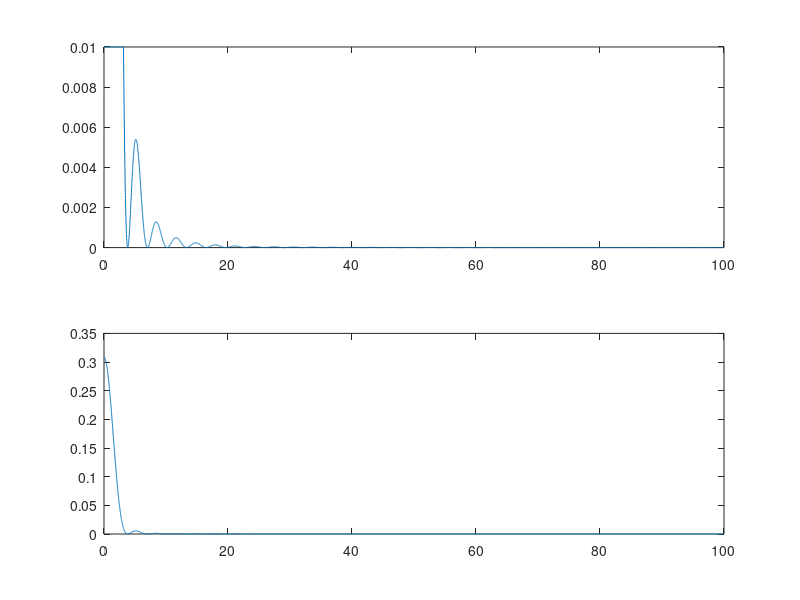
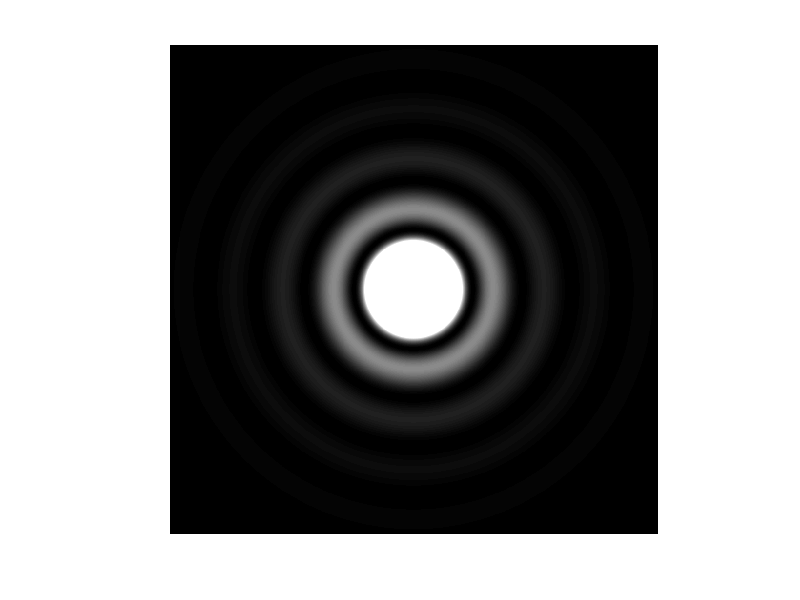
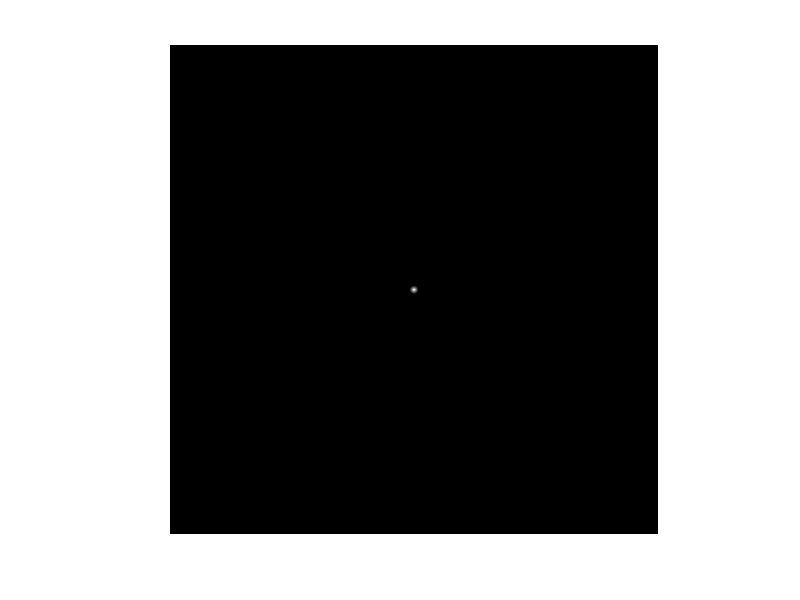
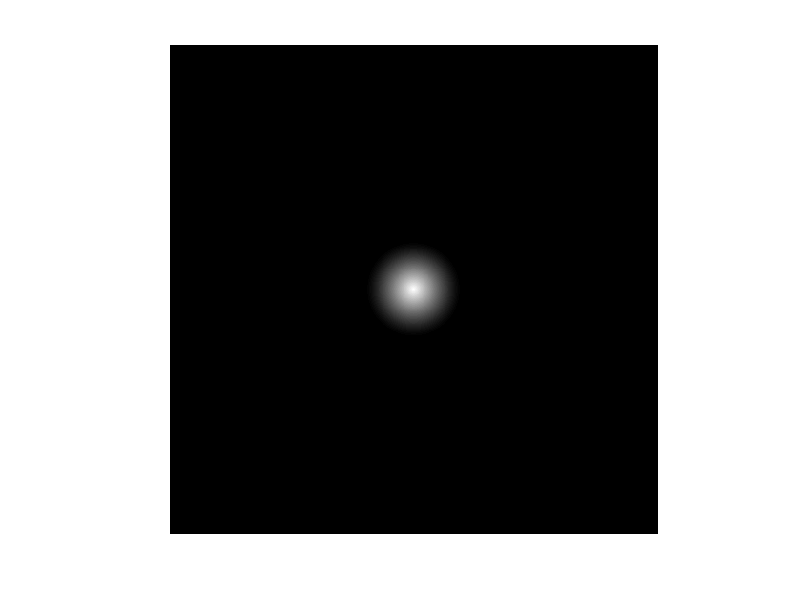

Source code (MATLAB) for these figures, in order:
r = 0:0.01:100;
D = 1;
f = 1;
lambda = 1;
c=pi*pi *D.^4/ 32/f/f;


K = c* (2*besselj(1,r)./r).^2;
a = 5;
b=0.01;
[X,Y] = meshgrid((-a:b:a)+0.01,(-a:b:a+0.01));
R = sqrt(X.^2+Y.^2)*D*pi/lambda/f;
rho = sqrt(X.^2+Y.^2);
K_f = (acos(rho) - rho.*sqrt(1-rho.*rho)).*(rho<1);
Im = c*(2*besselj(1,R)./R).^2;

figure(1);
subplot(2,1,1)
plot(r,min(K,0.01))
subplot(2,1,2);
plot(r,K);

figure(2);
imshow(min(Im,0.01),[])
figure(3);
imshow(abs(fftshift(fft2(Im))),[])
figure(4);
imshow(real(K_f),[])